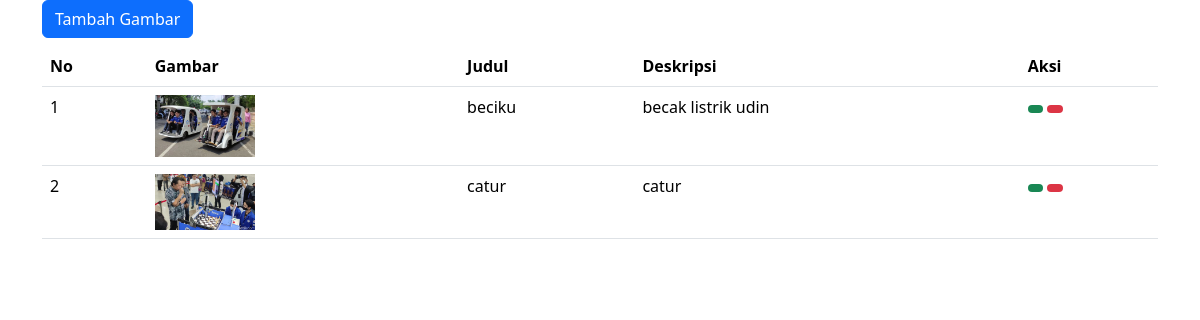
/gallery.php, run on the app's committed database.
### tables this page shows
CREATE TABLE `gallery` (
  `id` int(11) NOT NULL,
  `nama_gambar` varchar(255) NOT NULL,
  `judul_gambar` varchar(255) DEFAULT NULL,
  `deskripsi` text DEFAULT NULL,
  `tanggal_upload` date DEFAULT NULL,
  `kategori` varchar(50) DEFAULT NULL,
  `user_id` int(11) DEFAULT NULL
);

### gallery.php (the view, shortened to what this page needs)
<?php
include "koneksi.php";
?>
<!DOCTYPE html>
<html>
<head>
    <link rel="stylesheet" href="https://cdn.jsdelivr.net/npm/bootstrap@5.3.2/dist/css/bootstrap.min.css">
</head>
<body>
    <div class="container">
        <button type="button" class="btn btn-primary mb-2" data-bs-toggle="modal" data-bs-target="#modalTambahGallery">
            Tambah Gambar
        </button>
        <div class="row">
            <div class="table-responsive">
                <table class="table table-hover">
                    <thead>
                        <tr>
                            <th>No</th>
                            <th>Gambar</th>
                            <th>Judul</th>
                            <th>Deskripsi</th>
                            <th>Aksi</th>
                        </tr>
                    </thead>
                    <tbody>
                        <?php
                        $sql = "SELECT * FROM gallery";
                        $hasil = $conn->query($sql);
                        $no = 1;
                        while ($row = $hasil->fetch_assoc()) {
                        ?>
                        <tr>
                            <td><?= $no++ ?></td>
                            <td>
                                <img src="img/<?= $row['nama_gambar'] ?>" alt="<?= $row['judul_gambar'] ?>" width="100">
                            </td>
                            <td><?= $row['judul_gambar'] ?></td>
                            <td><?= $row['deskripsi'] ?></td>
                            <td>
                                <a href="#" title="edit" class="badge rounded-pill text-bg-success" data-bs-toggle="modal" data-bs-target="#modalEditGallery<?= $row["id"] ?>"><i class="bi bi-pencil"></i></a>
                                <a href="#" title="delete" class="badge rounded-pill text-bg-danger" data-bs-toggle="modal" data-bs-target="#modalHapusGallery<?= $row["id"] ?>"><i class="bi bi-x-circle"></i></a>
                                </td>
                        </tr>
                        <?php
                        }
                        ?>
                    </tbody>
                </table>
            </div>
        </div>
        </div>
</body>
</html>

### data on the page
gallery: nama_gambar (picture), judul_gambar "beciku", deskripsi "becak listrik udin"
gallery: nama_gambar (picture), judul_gambar "catur", deskripsi "catur"
